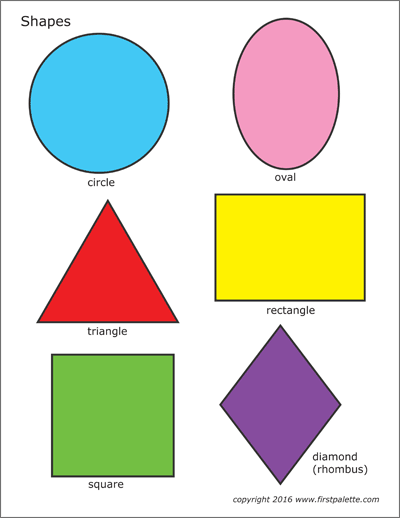
#> input picture shapes.png, 400 x 518 px
$ python index.py --image ../shapes.png
#> lines starting #> are read from the running program, lines starting #| are printed output that depends on the picture; after the words box and inside, x2 and y2 are one past the last pixel; in counts of white or black regions, pixels touching at a corner belong together
# import the necessary packages
import argparse
import imutils
import cv2

# construct the argument parser and parse the arguments
ap = argparse.ArgumentParser()
ap.add_argument("-i", "--image", required=True, help="path to input image")
args = vars(ap.parse_args())

# load the input image (whose path was supplied via command line
# argument) and display the image to our screen
image = cv2.imread(args["image"])
#> image is the input picture: shape (518, 400, 3); mean B, G, R 198.1, 215.4, 217.4
cv2.imshow("Image", image)
cv2.waitKey(0)

# convert the image to grayscale
gray = cv2.cvtColor(image, cv2.COLOR_BGR2GRAY)
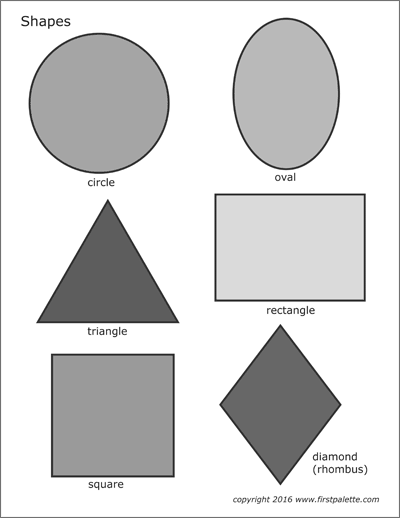
#> gray: shape (518, 400); min 23, max 255, mean 214
cv2.imshow("Gray", gray)
cv2.waitKey(0)

# applying edge detection we can find the outlines of objects in
# images
edged = cv2.Canny(gray, 30, 150)
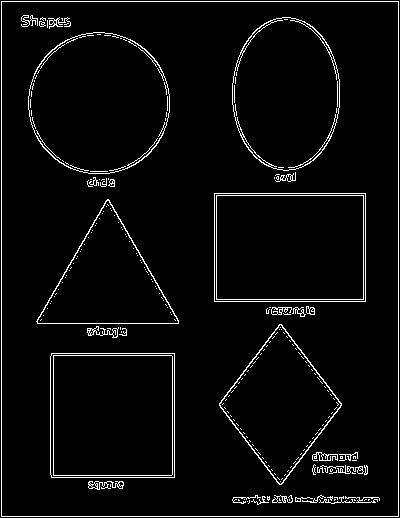
#> edged: shape (518, 400); 4.1% white in thin lines or dots
cv2.imshow("Edged", edged)
cv2.waitKey(0)

# threshold the image by setting all pixel values less than 225
# to 255 (white; foreground) and all pixel values >= 225 to 255
# (black; background), thereby segmenting the image
thresh = cv2.threshold(gray, 225, 255, cv2.THRESH_BINARY_INV)[1]
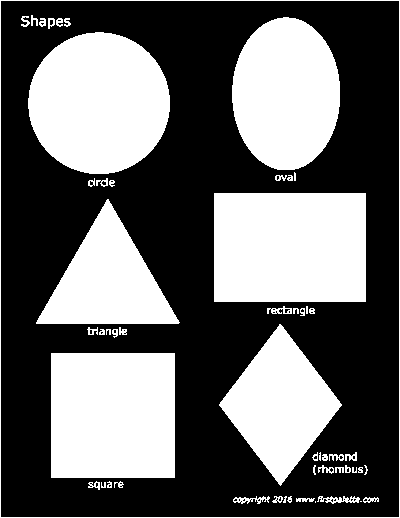
#> thresh: shape (518, 400); 40.5% white; 54 white regions (7 under 20 px)
cv2.imshow("Thresh", thresh)
cv2.waitKey(0)

# find contours (i.e., outlines) of the foreground objects in the
# thresholded image
contours = cv2.findContours(thresh.copy(), cv2.RETR_EXTERNAL, cv2.CHAIN_APPROX_SIMPLE)
#> contours = 1 contour; box (x1, y1, x2, y2) and area: (0, 0, 400, 518) 206283
contours = imutils.grab_contours(contours)
#> contours = [[[0, 0], [0, 517], [399, 517], [399, 0]]]
output = image.copy()

# loop over the contours
for c in contours:
	# draw each contour on the output image with a 3px thick purple
	# outline, then display the output contours one at a time
	cv2.drawContours(output, [c], -1, (240, 0, 159), 3)
	cv2.imshow("Contours", output)
	cv2.waitKey(0)
#> this loop made 1 pass
#> c on pass 1: [[0, 0], [0, 517], [399, 517], [399, 0]]
#> pass 1, `cv2.imshow("Contours", output)`:
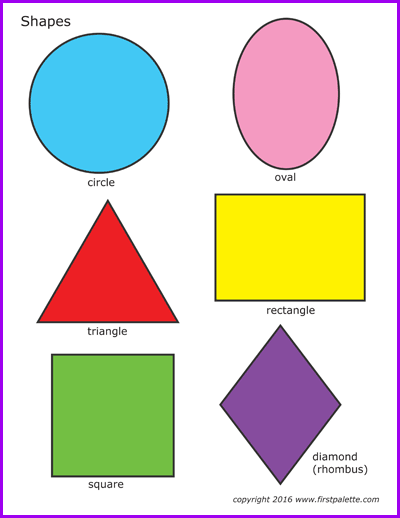
#> window 'Contours': shape (518, 400, 3); mean B, G, R 199, 210, 216.2

# draw the total number of contours found in purple
text = "I found {} objects!".format(len(contours))
#> text = 'I found 1 objects!'
cv2.putText(output, text, (10, 25), cv2.FONT_HERSHEY_SIMPLEX, 0.7, (240, 0, 159), 2)
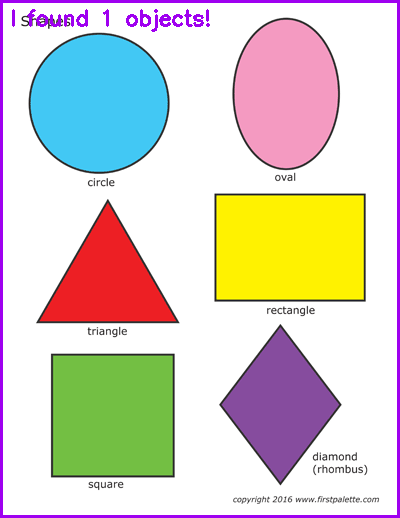
#> output: shape (518, 400, 3); 0.58% of pixels changed, all inside (x1, y1, x2, y2) = (12, 9, 210, 32)
cv2.imshow("Contours", output)
cv2.waitKey(0)

# we apply erosions to reduce the size of foreground objects
mask = thresh.copy()
mask = cv2.erode(mask, None, iterations=5)
#> mask: shape (518, 400); 31.2% white; 6 white regions, box (x1, y1, x2, y2) and area: (219, 198, 361, 297) 14058, (56, 358, 170, 473) 13110, (33, 38, 165, 169) 13047, (237, 23, 335, 165) 10506, (228, 335, 333, 474) 7385, (46, 212, 169, 319) 6640
cv2.imshow("Eroded", mask)
cv2.waitKey(0)

# similarly, dilations can increase the size of the ground objects
mask = thresh.copy()
mask = cv2.dilate(mask, None, iterations=5)
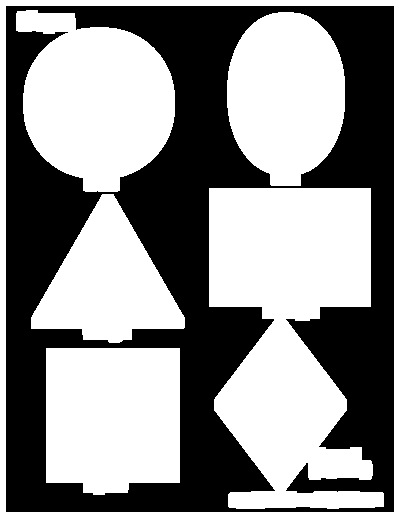
#> mask: shape (518, 400); 55.9% white; 1 black region, box (x1, y1, x2, y2) and area: (6, 6, 394, 512) 91376
cv2.imshow("Dilated", mask)
cv2.waitKey(0)

# a typical operation we may want to apply is to take our mask and
# apply a bitwise AND to our input image, keeping only the masked
# regions
mask = thresh.copy()
output = cv2.bitwise_and(image, image, mask=mask)
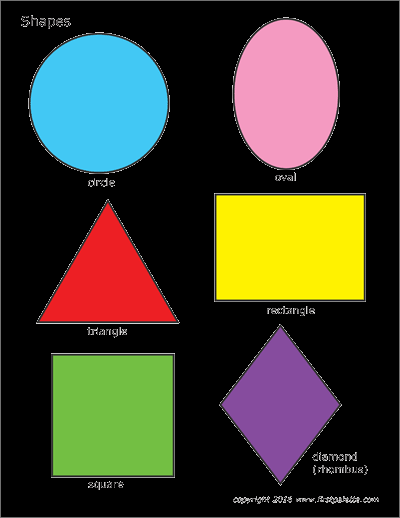
#> output: shape (518, 400, 3); mean B, G, R 46.4, 63.7, 65.7
cv2.imshow("Output", output)
cv2.waitKey(0)
